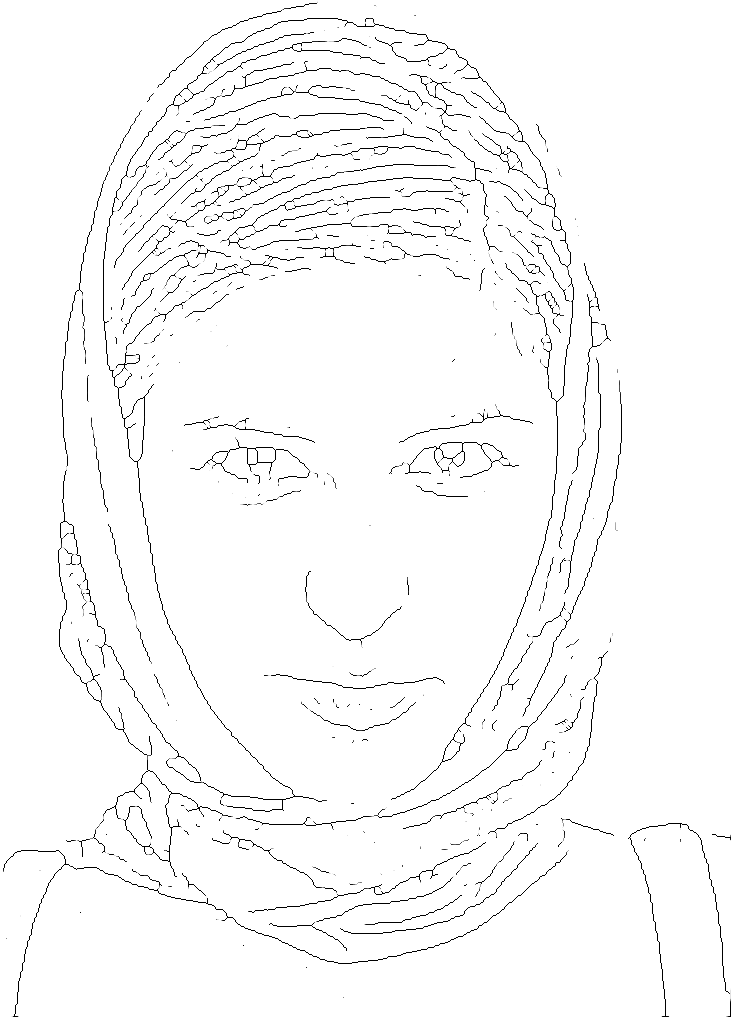
#> input picture data/cheat-thin.png, 731 x 1017 px, found by its file name
$ jupyter execute --allow-errors dog_test.ipynb
#> lines starting #> are read from the running program, lines starting #| are printed output that depends on the picture
#> further down, edge_image is the input picture: shape (1017, 731); min 0, max 255, mean 249.1
#| (1017, 731)
#> `edge_image = edge_image > threshold_otsu(edge_image)`: edge_image: shape (1017, 731) bool; 97.6% white; black in thin lines or dots
### Van_Gobot/edge_walker.py
"""Functions to group edge pixels by walking along them."""

from enum import Enum
import itertools
import numpy as np


class Direction(Enum):
    Left = 0
    TopLeft = 1
    Top = 2
    TopRight = 3
    Right = 4
    BottomRight = 5
    Bottom = 6
    BottomLeft = 7


NB_DIRS = 8


def next_clockwise(dir):
    return Direction((dir.value + 1) % NB_DIRS)


def directions(starting_dir=Direction.Left):
    dir = starting_dir
    for _ in range(NB_DIRS):
        yield dir
        dir = next_clockwise(dir)


def neighbor(x, y, dir):
    match dir:
        case Direction.Left | Direction.TopLeft | Direction.BottomLeft:
            dx = -1
        case Direction.Right | Direction.TopRight | Direction.BottomRight:
            dx = +1
        case _:
            dx = 0

    match dir:
        case Direction.Top | Direction.TopLeft | Direction.TopRight:
            dy = -1
        case Direction.Bottom | Direction.BottomLeft | Direction.BottomRight:
            dy = +1
        case _:
            dy = 0

    return [x + dx, y + dy]


def opposite_dir(dir):
    return Direction((dir.value + 4) % NB_DIRS)


def neighbors(x, y, start_dir=Direction.Left):
    for dir in directions(start_dir):
        yield neighbor(x, y, dir)


def move_along_edge(start_x, start_y, is_edge, starting_dir=Direction.Left):
    current_dir = starting_dir
    go_on = True
    x = start_x
    y = start_y
    while go_on:
        go_on = False
        for dir, neighbor in zip(
            directions(current_dir),
            itertools.islice(neighbors(x, y, current_dir), NB_DIRS - 1),
        ):
            if is_edge(neighbor[0], neighbor[1]):
                x = neighbor[0]
                y = neighbor[1]
                current_dir = next_clockwise(opposite_dir(dir))
                yield dir, [x, y]
                go_on = True
                break


def whole_edge(x, y, is_edge):
    res = [[x, y]]
    first = True
    first_dir = None
    for dir, point in move_along_edge(x, y, is_edge):
        if first:
            first_dir = dir
            first = False
        res.append(point)
        if point in res[:-1]:
            break

    count = 0
    if first_dir is not None:
        for dir, point in move_along_edge(x, y, is_edge, starting_dir=next_clockwise(first_dir)):
            if point in res:
                break
            else:
                count += 1
                res.insert(0, point)

    return res


def group_edges(edge_image, min_edge_length=2, step=1):
#> called with min_edge_length = 2, step = 1
    edges = []
    width = edge_image.shape[1]
#> width = 731
    height = edge_image.shape[0]
#> height = 1017

    def in_bounds(x, y):
        return 0 <= x < width and 0 <= y < height

    def is_edge(x, y):
        return in_bounds(x, y) and edge_image[y, x] == 0 and visited[y, x] == 1

    visited = np.full(edge_image.shape, 1)
    diff = visited != edge_image
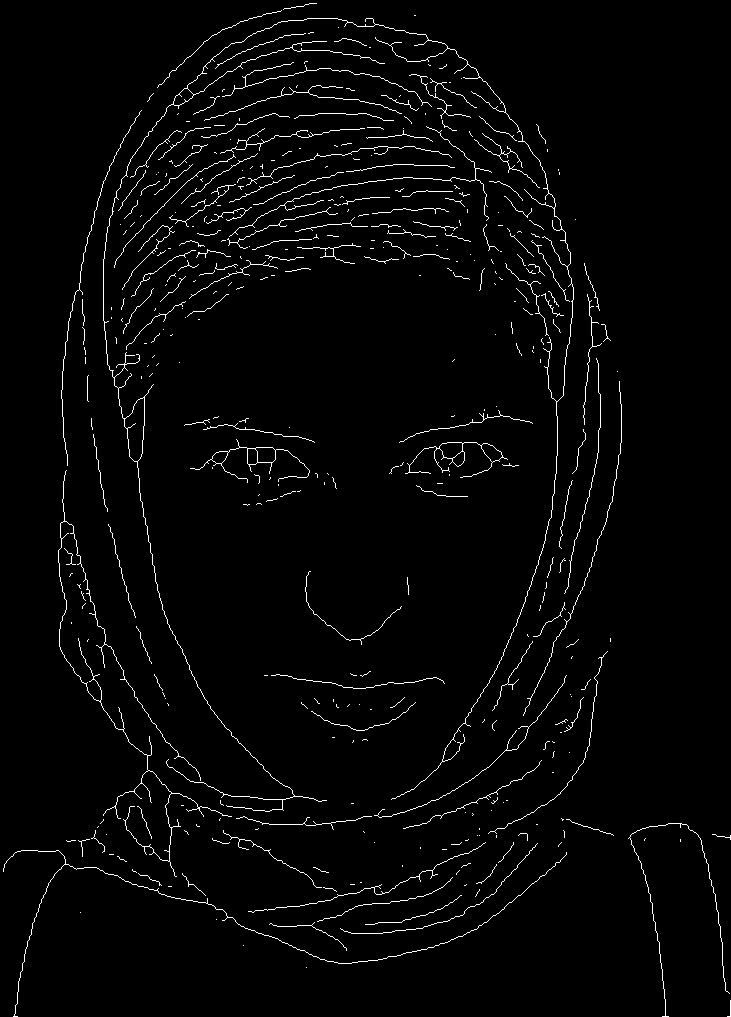
#> diff: shape (1017, 731) bool; 2.4% white in thin lines or dots
    where_diff = np.where(diff)
#> where_diff = 17633 positions, rows 3 to 1016, columns 3 to 730

    while len(where_diff[0]) > 0:
        print(len(where_diff[0]))
        p = where_diff[0][0], where_diff[1][0]
        y, x = p[0], p[1]
        new_edge = whole_edge(x, y, is_edge)
        if len(new_edge) >= min_edge_length:
            edges.append(np.array(new_edge[::step] + [new_edge[-1]]))

        for p in new_edge:
            visited[p[1], p[0]] = 0

        diff = visited != edge_image
        where_diff = np.where(diff)
#> this loop made 1035 passes
#| 17633
#| 17599
#| 17598
#| 17466
#| 17464
#| 17306
#| 16515
#| 16514
#> (further printed lines are left out)
#> diff: shape (1017, 731) bool; every value is 0
#> visited: shape (1017, 731) int64; values 0 (black) and 1 (white), 97.6% white; black in thin lines or dots
#> after the loop, edges = 659 items

    return edges


# [4 lines that do not run on import are left out]

### Van_Gobot/notebooks/dog_test.ipynb
Charger l'image.

[cell 1]
import skimage as ski
import matplotlib.pyplot as plt

edge_image = ski.io.imread("data/cheat-thin.png")

plt.imshow(edge_image, cmap="gray")
print(edge_image.shape)

[cell 2]
from skimage.filters import threshold_otsu

edge_image = edge_image > threshold_otsu(edge_image)
plt.imshow(edge_image, cmap="gray")

Regrouper les bords de l'image en composantes connexes.

[cell 3]
from edge_walker import group_edges

edge_groups = group_edges(edge_image)
#> edge_groups = 659 items

[cell 4]
print(len(edge_groups))
#| 659

[cell 5]
edge_group_lens = []
for g in edge_groups:
    edge_group_lens.append(len(g))
#> this loop made 659 passes
#> g on passes 3, 6, 17: [[414, 15], [415, 15], [415, 15]], [[345, 24], [345, 25], [344, 26], [344, 26]], [[369, 47], [370, 47], [370, 47]]
#> after the loop, edge_group_lens = 659 values, max 792 at index 4, min 3 at index 2, mean 27.19

import seaborn as sns

sns.histplot(edge_group_lens, log_scale=True)
#hist = plt.hist(edge_group_lens)
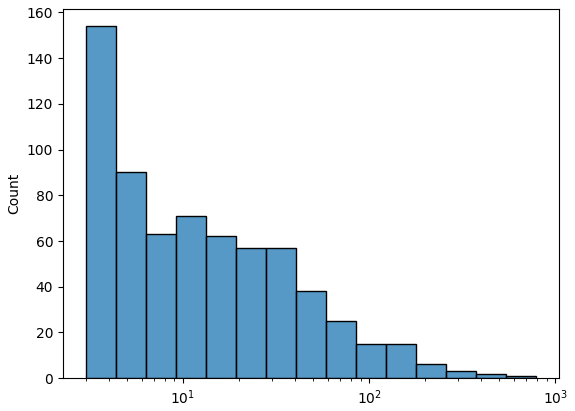
#> figure drawn by matplotlib, 1 panel; tallest bar 154 high, from x = 3 to 4.35

Filter and scale edges.

[cell 6]
min_edge_length = 10
step = 3

#> (the rest of this cell did not finish here and is left out)

[cell 7]
import matplotlib.colors as mcolors
cs = list(mcolors.XKCD_COLORS.values())*1000


plt.gca().invert_yaxis()
#> (the rest of this cell did not finish here and is left out)

[cell 8]
plt.gca().invert_yaxis()
ids=0
#> (the rest of this cell did not finish here and is left out)
